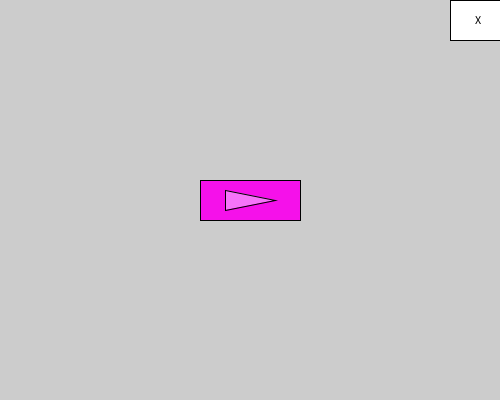
Frame 1 (no input)
Frame 60 (the mouse pressed at the canvas centre just before this capture): identical to frame 1, image omitted
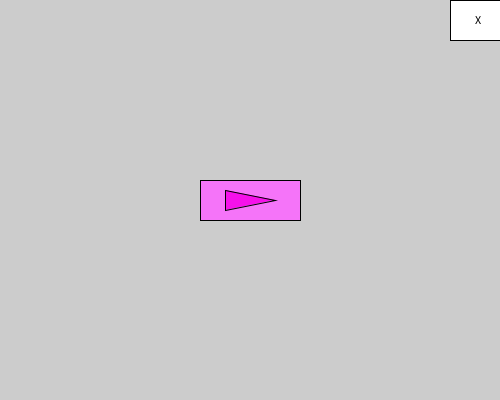
Frame 120 (the mouse held since frame 60 and released just before this capture)

The Processing sketch that drew these frames (run headless with seeded random() and noise(); from frame 60 on, the mouse is pressed at the canvas centre):

// Processing sketch: QuitPlay_HO_Quit
// ── QuitPlay_HO_Quit.pde
int appWidth, appHeight;
float quitDivX, quitDivY, quitDivWidth, quitDivHeight;
float playDivX, playDivY, playDivWidth, playDivHeight;
float playSymbolX1, playSymbolY1, playSymbolX2, playSymbolY2, playSymbolX3, playSymbolY3;
//
Boolean playButton=false, quitButton=false;
//
color resetBackground, resetInk, resetBackgroundDay, resetInkDay, resetBackgroundNight, resetInkNight;
color quitButtonInk;
color playColourBackground, playColourSymbol, playColourBackgroundActivated, playColourSymbolActivated;
color quitBackground, quitBackgroundActivated;
Boolean nightMode=false;
//
void setup() {
  //Display
  size(500, 400);
  appWidth = width;
  appHeight = height;
  //
  //Population: verified by CANVAS comparison to Case Study
  quitDivX = appWidth * 9/10;
  quitDivY = appHeight * 0/10;
  quitDivWidth = appWidth * 1/10;
  quitDivHeight = appHeight * 1/10;
  playDivX = appWidth * 4/10;
  playDivY = appHeight * 4.5/10;
  playDivWidth = appWidth * 2/10;
  playDivHeight = appHeight * 1/10;
  playSymbolX1 = playDivX + playDivWidth * 1/4;
  playSymbolY1 = playDivY + playDivHeight * 1/4;
  playSymbolX2 = playSymbolX1 + playDivWidth * 1/2;
  playSymbolY2 = playDivY + playDivHeight * 1/2;
  playSymbolX3 = playSymbolX1;
  playSymbolY3 = playDivY + playDivHeight * 3/4;
  //
  //DIVs
  rect(quitDivX, quitDivY, quitDivWidth, quitDivHeight);
  rect(playDivX, playDivY, playDivWidth, playDivHeight);
  triangle(playSymbolX1, playSymbolY1, playSymbolX2, playSymbolY2, playSymbolX3, playSymbolY3);
  //
  //Colour Population
  nightMode=false;
  color black = 0; //Gray Scale, much smaller color, 256 bits
  color white = 255; //Gray Scale
  color grayScale = 256/2; //Example Gray Scale, small memory
  color gray = #B9B9B9; //Example Gray Scale, large memory
  //CANVAS: default background and ink
  resetBackgroundDay = white;
  resetInkDay = black;
  resetBackgroundNight = 256/4;
  resetInkNight = int(256*0.75); // 3/4 of origoinal, not 1/4
  //
  color red = #FF0000;
  color purple = #F511EA; //human name for hexidecimal code
  color magenta = #F574F9;
  color darkGray = grayScale;
  color ligthGray = gray;
  //Note: able to use a Ternary Operator but ineffiecient
  if ( nightMode == true ) {
    resetBackground = resetBackgroundNight;
    resetInk = resetInkNight;
    playColourBackground = darkGray;
    playColourSymbol = ligthGray;
    playColourBackgroundActivated = ligthGray;
    playColourSymbolActivated = darkGray;
    quitBackground = ligthGray;
    quitBackgroundActivated = red;
    quitButtonInk = darkGray;
  } else
  {
    //Previously the Day Colour Assignments
    resetBackground = resetBackgroundDay;
    resetInk = black;
    playColourBackground = purple;
    playColourSymbol = magenta;
    playColourBackgroundActivated = magenta;
    playColourSymbolActivated = purple;
    quitBackground = white;
    quitBackgroundActivated = red;
    quitButtonInk = black;
  } //End Night Mode Colors
  //
} //End setup
//
void draw() {
  //println ("My Mouse is", mouseX, mouseY);
  //Button HoverOver
  if ( mouseX>playDivX && mouseX<playDivX+playDivWidth && mouseY>playDivY && mouseY<playDivY+playDivHeight ) {
    //println("Wahoo! I'm playing you");
    playButton = true;
    fill(playColourBackgroundActivated);
    rect(playDivX, playDivY, playDivWidth, playDivHeight);
    fill(playColourSymbolActivated);
    triangle(playSymbolX1, playSymbolY1, playSymbolX2, playSymbolY2, playSymbolX3, playSymbolY3);
    fill(resetBackground);
  } else {
    //print(" ");
    playButton = false;
    fill(playColourBackground);
    rect(playDivX, playDivY, playDivWidth, playDivHeight);
    fill(playColourSymbol);
    triangle(playSymbolX1, playSymbolY1, playSymbolX2, playSymbolY2, playSymbolX3, playSymbolY3);
    fill(resetBackground);
  }//End Play Button Hover Over
  if ( mouseX>quitDivX && mouseX<quitDivX+quitDivWidth && mouseY>quitDivY &&mouseY<quitDivY+quitDivHeight ) {
    fill(quitBackgroundActivated);
    rect(quitDivX, quitDivY, quitDivWidth, quitDivHeight);
    fill(resetBackground);
    fill(quitButtonInk);
    //Note: rect() starts top-right corner, text() starts bottom-right corner
   text("X", quitDivX+quitDivWidth*1/2, quitDivY+quitDivHeight*3/5); //adjust fractions or decimals until working
    fill(resetInk);
  } else {
    fill(quitBackground);
    rect(quitDivX, quitDivY, quitDivWidth, quitDivHeight);
    fill(resetBackground);
    fill(quitButtonInk);
    //Note: rect() starts top-right corner, text() starts bottom-right corner
    text("X", quitDivX+quitDivWidth*1/2, quitDivY+quitDivHeight*3/5); //adjust fractions or decimals until working
    fill(resetInk);
  }//End Quit Button Hover Over
  //
} //End draw
//
void mousePressed() {
  //Quit Button: does not use Boolean, only mouseX&Y already present in system key variables
  if ( mouseX>quitDivX && mouseX<quitDivX+quitDivWidth && mouseY>quitDivY &&mouseY<quitDivY+quitDivHeight ) {
    noLoop(); //Adjusts the exit of the program using finishing draw()
    exit(); //With noLoop(), exit happens here
    println("Final Line of mousePressed and finishes draw()");
  }
  //Music Play Functions
  if ( playButton == true ) {
    println("Play My Song");
    playButton=false; //reset Boolean for draw()
  } else {
    println(" ");
  }
} //End Mouse Pressed
//
void keyPressed() {
} //End Key Pressed
//
//End MAIN Program
